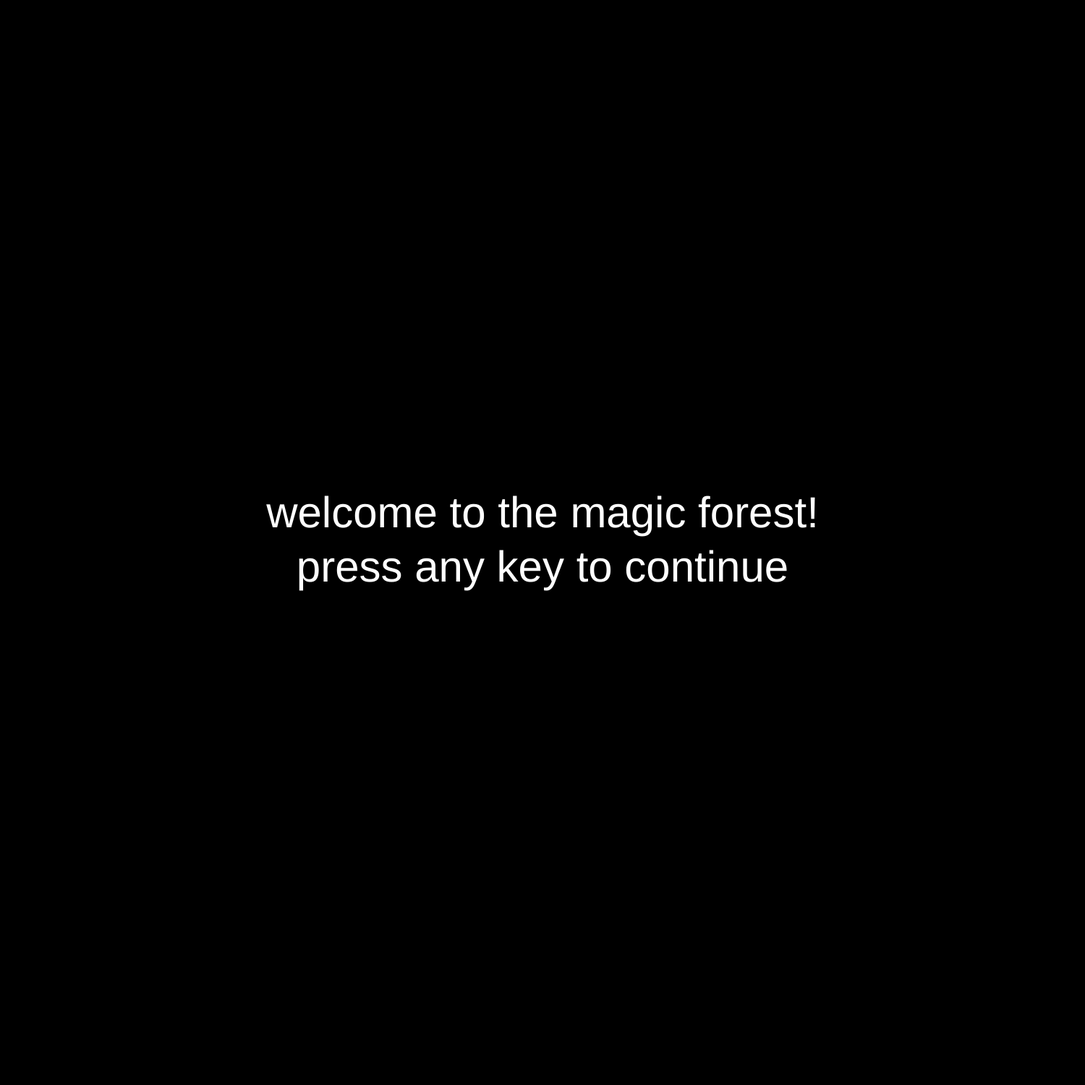
Frame 1 (no input)
Frame 60 (no input): identical to frame 1, image omitted
Frame 120 (the mouse pressed at the canvas centre since frame 60): identical to frame 1, image omitted

The p5.js sketch that drew this single still picture (run headless with seeded random() and noise() and a simulated clock; from frame 60 on, the mouse is pressed at the canvas centre):

// p5.js sketch
// ── sketch.js
var sceneStates = Object.freeze({
  SCENEZERO: 0,
  SCENEONE: 1,
  SCENETWO: 2,
  SCENETHREE: 3,
  SCENEFOUR: 4,
});
var currentState = sceneStates.SCENEZERO;
var keyOn = false;

function setup(){
  createCanvas(1500, 1500);
}

function draw(){
  drawScene(currentState);
  checkTransition(currentState);
  keyOn = false;
}

function drawScene(whichScene){
  switch(whichScene){
    case sceneStates.SCENEZERO:
      background(0);
      fill(255);
      textSize(60);
      textAlign(CENTER, CENTER);
      text("welcome to the magic forest!\npress any key to continue", width/2, height/2);
      break;
    case sceneStates.SCENEONE:
      background(100 + sin(frameCount*0.05) * 50, 100 + sin(frameCount*0.06) * 50, 100 + sin(frameCount*0.07) * 50);
      fill(255);
      textSize(60);
      textAlign(CENTER, CENTER);
      text("imagine...\nyou are walking along a path and come to a river\ndo you\nA. swim across\nor\nB.walk around it", width/2, height/2);
      break;
    case sceneStates.SCENETWO:
      background(100 + sin(frameCount*0.05) * 50, 100 + sin(frameCount*0.06) * 50, 100 + sin(frameCount*0.07) * 50);
      fill(255);
      textSize(60);
      textAlign(CENTER, CENTER);
      text("congrats!\nyou have made it across\nwhat next?\nA. keep going\nB. keep going", width/2, height/2);
      break;
    case sceneStates.SCENETHREE:
      background(100 + sin(frameCount*0.05) * 50, 100 + sin(frameCount*0.06) * 50, 100 + sin(frameCount*0.07) * 50);
      fill(255);
      textSize(50);
      textAlign(CENTER, CENTER);
      text("you run into a pack of unicorns in the middle of your path\nhow will you get around them?\nA. walk around them\nor\nB. hop on one and ride through the forest", width/2, height/2);
      break;
    case sceneStates.SCENEFOUR:
      background(100 + sin(frameCount*0.05) * 50, 100 + sin(frameCount*0.06) * 50, 100 + sin(frameCount*0.07) * 50);
      fill(255);
      textSize(60);
      textAlign(CENTER, CENTER);
      text("CONGRATS!!\nYOU HAVE MADE IT THROUGH!!", width/2, height/2);
      break;
  }
}

function checkTransition(whichScene){
  switch(whichScene){
    case sceneStates.SCENEZERO:
    if(keyOn){
      currentState++;
      setUpScene(currentState);
    }
    break;
    case sceneStates.SCENEONE:
    if(keyOn){
      currentState++;
      setUpScene(currentState);
    }
    break;
    case sceneStates.SCENETWO:
    if(keyOn){
      currentState++;
      setUpScene(currentState);
    }
    break;
    case sceneStates.SCENETHREE:
    if(keyOn){
      currentState++;
      setUpScene(currentState);
    }
    break;
    case sceneStates.SCENEFOUR:
    if(keyOn){
      currentState++;
      setUpScene(currentState);
    }
    break;
    default:
    break;
  }
}

function setUpScene(whichScene){
  switch(whichScene){
    case sceneStates.SCENEZERO:
    break;
    case sceneStates.SCENEONE:
    break;
    case sceneStates.SCENETWO:
    break;
    case sceneStates.SCENETHREE:
    break;
    case sceneStates.SCENEFOUR:
    break;
    default:
    break;
  }
}

function keyPressed(){
  keyOn = true;
}
